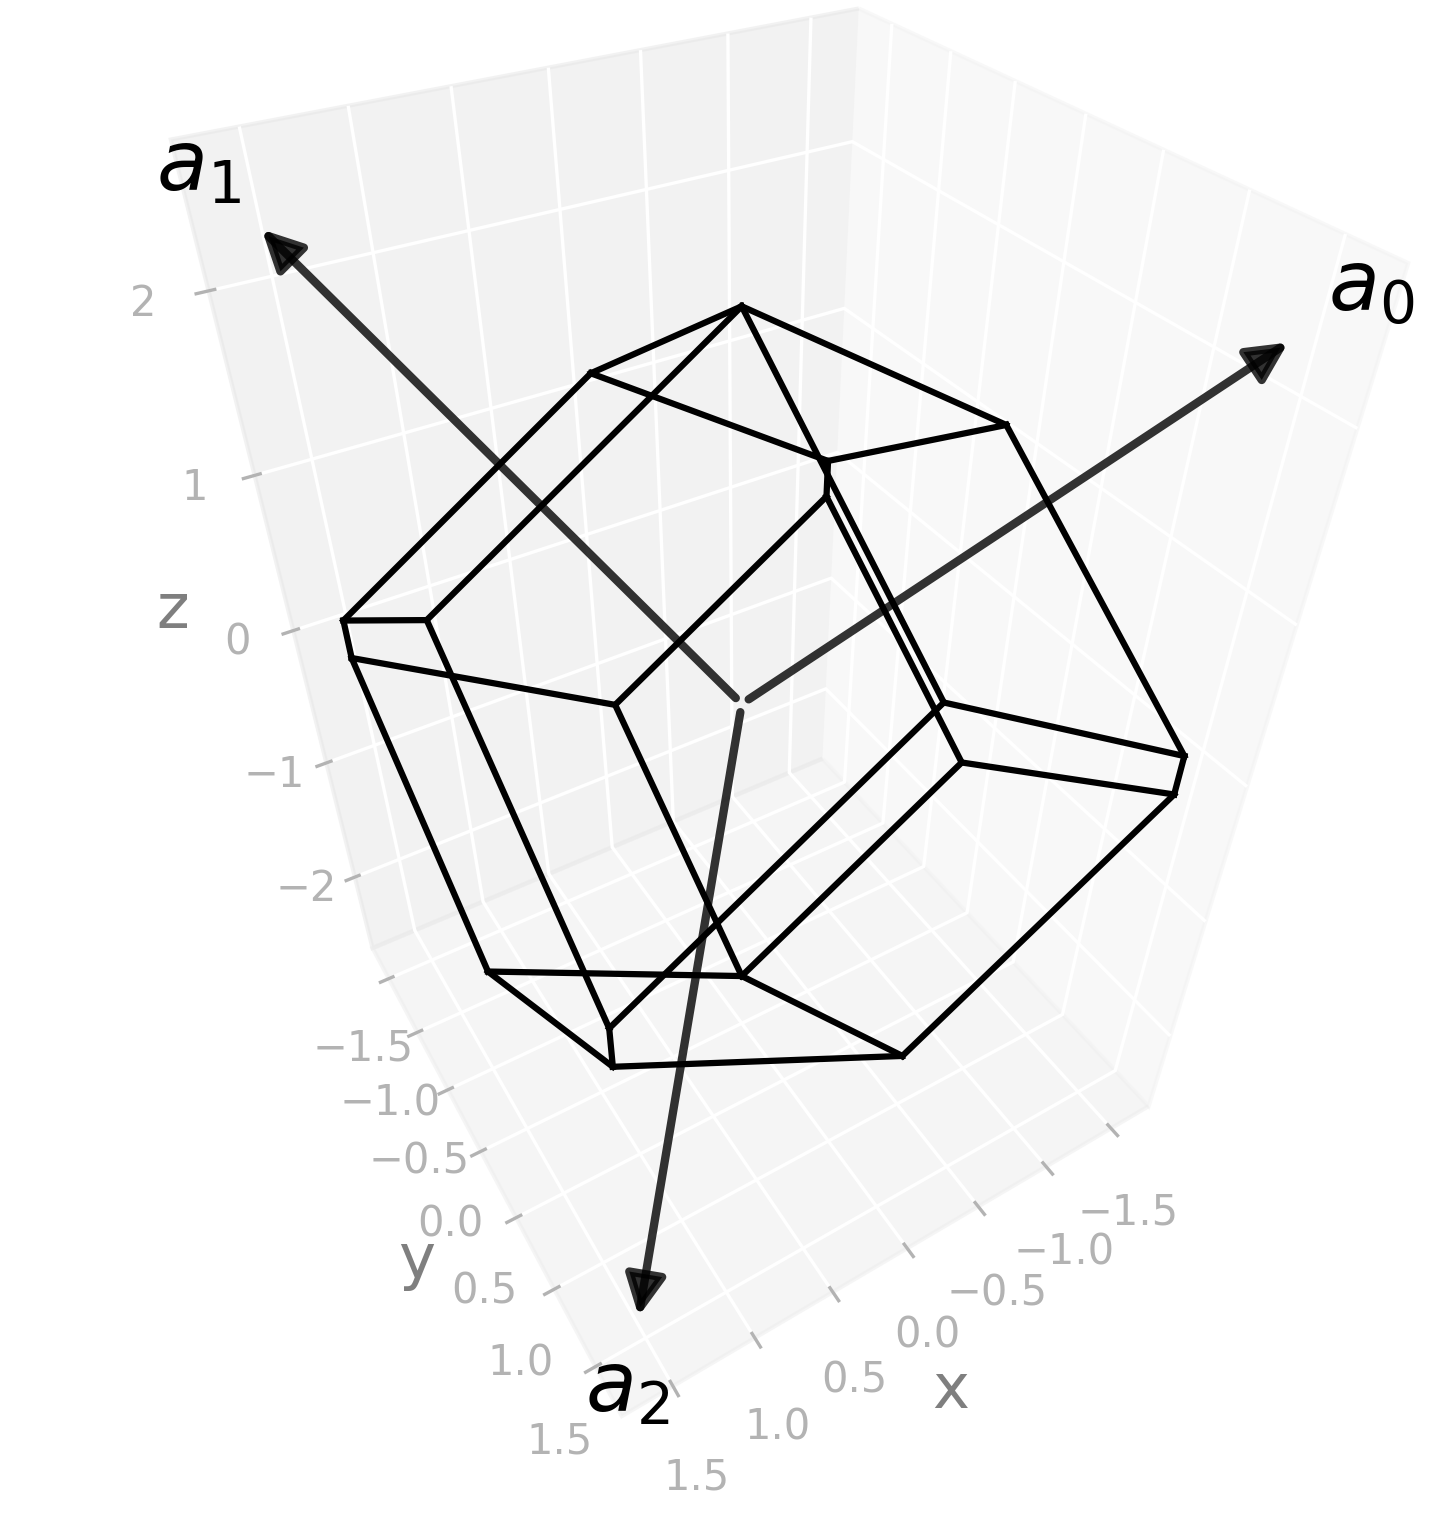

Reproduce this figure in Python.
import radtools as rad

l = rad.lattice_example("BCT2")
backend = rad.MatplotlibBackend()
backend.plot(l, kind="wigner-seitz")
# Save an image:
backend.save("bct2_wigner-seitz.png", elev=41, azim=59, dpi=300, bbox_inches="tight")
# Interactive plot:
backend.show(elev=41, azim=59)
